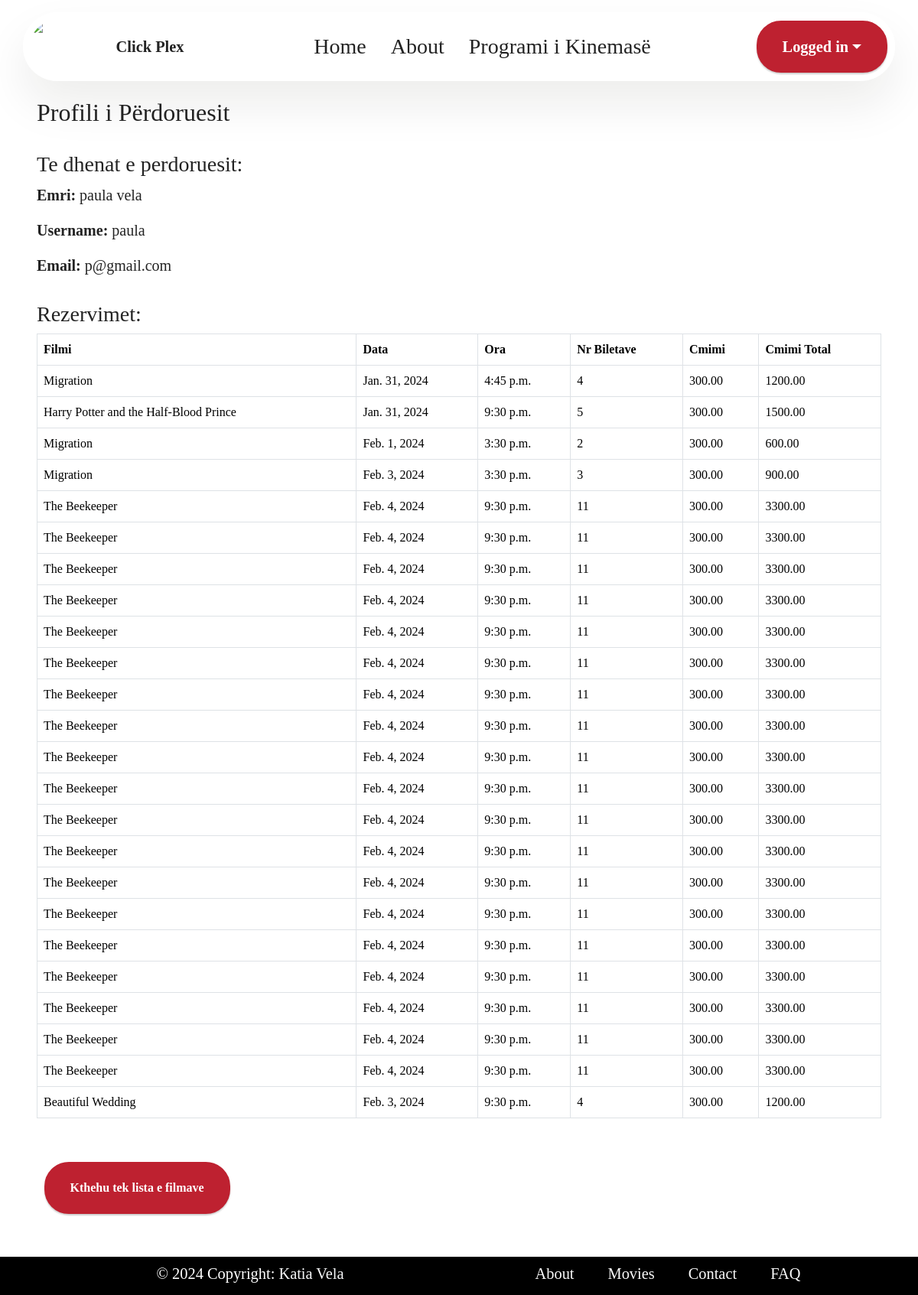
/accounts/profile/ (signed in), run on the app's committed database.
### App/models.py (models this page shows, shortened)
class Reservation(models.Model):
    user = models.ForeignKey(User, on_delete=models.CASCADE)
    showing = models.ForeignKey(Showing, on_delete=models.CASCADE)
    number_of_tickets = models.IntegerField()
    reservation_date = models.DateTimeField(auto_now_add=True)

class Showing(models.Model):
    movie = models.ForeignKey(Movie, on_delete=models.CASCADE)
    cinema = models.ForeignKey(Cinema, on_delete=models.CASCADE)
    hall = models.ForeignKey(Hall, on_delete=models.CASCADE)
    date = models.DateField()
    time = models.TimeField()
    ticket_price = models.DecimalField(max_digits=8, decimal_places=2, default=300.00)

class Movie(models.Model):
    title = models.CharField(max_length=250)
    director = models.CharField(max_length=100)
    categories = models.ManyToManyField(Category)
    actors = models.ManyToManyField(Actor,related_name='movies')
    description = models.TextField()
    duration = models.IntegerField()
    country_of_origin = models.CharField(max_length=100)
    release_year = models.DateField()
    poster_image = models.ImageField(upload_to="movies/")

### App/views.py (the view)
# urls.py: path('accounts/profile/', profile_view, name='profile'),
@login_required
def profile_view(request):
    user = request.user
    reservations = Reservation.objects.filter(user_id=user.id)
    for reservation in reservations:
        reservation.total_price = reservation.showing.ticket_price * reservation.number_of_tickets
    return render(request, 'profile.html', {'user': user, 'reservations': reservations})

### App/templates/profile.html
{% extends 'base/index.html' %}
{% load static %}
{% block content %}
<section class="cid-u2aXRc00UE container-fluid">
    <div class="container">
        <h2 class="mt-4 mb-4">Profili i Përdoruesit</h2>
        <div class="user-info mb-4">
            <h3>Te dhenat e perdoruesit:</h3>
            <p class="lead"><strong>Emri:</strong> {{ user.first_name }} {{ user.last_name }}</p>
            <p class="lead"><strong>Username:</strong> {{ user.username }}</p>
            <p class="lead"><strong>Email:</strong> {{ user.email }}</p>
        </div>
        <div class="reservations mb-4">
            <h3>Rezervimet:</h3>
            {% if reservations %}
                <div class="table-responsive">
                    <table class="table table-hover  table-bordered ">
                        <thead class="thead-dark">
                            <tr>
                                <th scope="col">Filmi</th>
                                <th scope="col">Data</th>
                                <th scope="col">Ora</th>
                                <th scope="col">Nr Biletave</th>
                                <th scope="col">Cmimi</th>
                                <th scope="col">Cmimi Total</th>
                            </tr>
                        </thead>
                        <tbody>
                            {% for reservation in reservations %}
                                <tr>
                                    <td>{{ reservation.showing.movie.title }}</td>
                                    <td>{{ reservation.showing.date }}</td>
                                    <td>{{ reservation.showing.time }}</td>
                                    <td>{{ reservation.number_of_tickets }}</td>
                                    <td>{{ reservation.showing.ticket_price }}</td>
                                    <td>{{ reservation.total_price }}</td>
                                </tr>
                            {% endfor %}
                        </tbody>
                    </table>
                </div>
            {% else %}
                <p class="lead">Nuk ka rezervime.</p>
            {% endif %}
        </div>
        <a href="{% url 'movie_list' %}" class="btn btn-danger rounded-5">Kthehu tek lista e filmave</a>
    </div>
</section>
{% endblock %}

### App/static/css/style1.css (style rules this page uses)
section { background-color: #ffffff; }
body { font-style: normal; line-height: 1.5; font-weight: 400; color: #232323; position: relative; }
section, .container, .container-fluid { position: relative; word-wrap: break-word; }
a { font-style: normal; font-weight: 400; cursor: pointer; }
a, a:hover { text-decoration: none; }
h1, h2, h3, h4, h5, h6, .display-1, .display-2, .display-4, .display-5, .display-7, span, p, a { word-break: break-word; word-wrap: break-word; font-weight: 400; }
b, strong { font-weight: bold; }
section { background-position: 50% 50%; background-repeat: no-repeat; background-size: cover; }
.btn { font-weight: 600; border-width: 1px; font-style: normal; margin: 0.6rem 0.6rem; white-space: normal; transition: all 0.2s ease-in-out; display: inline-flex; align-items: center; justify-content: center; word-break: break-word; }
html, body { height: auto; min-height: 100vh; }
.mt-4 { margin-top: 2rem !important; }
.mb-4 { margin-bottom: 2rem !important; }
.container, .container-fluid { padding-left: 16px; padding-right: 16px; }
@media (min-width: 992px) { .container-fluid { padding-left: 32px; padding-right: 32px; } }

### App/static/css/additional.css (style rules this page uses)
.btn { border-width: 2px; }
body { font-family: var(--display1-font, 'Inter Tight'); background: color-mix(in srgb, var(--dominant-color, #0f1305) 10%, transparent); }
.btn { padding: 1.25rem 2rem; border-radius: 4px; }
.btn-danger, .btn-danger:active { background-color: var(--danger-color, #ffea64) !important; border-color: var(--danger-color, #ffea64) !important; color: var(--danger-text, #645600) !important; box-shadow: 0 2px 2px 0 rgba(0, 0, 0, 0.2); }
a, a:hover { color: var(--primary-color, #9fe870); }
body { overflow-x: hidden; }
a { transition: color 0.6s; }

### App/templates/base/index.html (style rules this page uses)
:root { --background: #EAEAEC; --dominant-color: #2B2D42; --primary-color: #EF233C; --secondary-color: #8D99AE; --success-color: #23BC75; --danger-color: #BE2130; --warning-color: #DFA700; --info-color: #0BB2D4; --background-text: #000000; --dominant-text: #FFFFFF; --primary-text: #FFFFFF; --secondary-text: #000000; --success-text: #FFFFFF; --danger-text: #FFFFFF; --warning-text: #000000; --info-text: #FFFFFF; }
.cid-u2aXRc00UE { padding-top: 6rem; padding-bottom: 6rem; background-color: #ffffff; }

### data on the page
Reservation: showing.movie "Migration", showing "Jan. 31, 2024", showing.time "4:45 p.m.", number_of_tickets "4", showing.ticket_price "300.00", total_price "1200.00"
Reservation: showing.movie "Harry Potter and the Half-Blood Prince", showing "Jan. 31, 2024", showing.time "9:30 p.m.", number_of_tickets "5", showing.ticket_price "300.00", total_price "1500.00"
Reservation: showing.movie "Migration", showing "Feb. 1, 2024", showing.time "3:30 p.m.", number_of_tickets "2", showing.ticket_price "300.00", total_price "600.00"
Reservation: showing.movie "Migration", showing "Feb. 3, 2024", showing.time "3:30 p.m.", number_of_tickets "3", showing.ticket_price "300.00", total_price "900.00"
Reservation: showing.movie "The Beekeeper", showing "Feb. 4, 2024", showing.time "9:30 p.m.", number_of_tickets "11", showing.ticket_price "300.00", total_price "3300.00"
Reservation: showing.movie "The Beekeeper", showing "Feb. 4, 2024", showing.time "9:30 p.m.", number_of_tickets "11", showing.ticket_price "300.00", total_price "3300.00"
Reservation: showing.movie "The Beekeeper", showing "Feb. 4, 2024", showing.time "9:30 p.m.", number_of_tickets "11", showing.ticket_price "300.00", total_price "3300.00"
Reservation: showing.movie "The Beekeeper", showing "Feb. 4, 2024", showing.time "9:30 p.m.", number_of_tickets "11", showing.ticket_price "300.00", total_price "3300.00"
Reservation: showing.movie "The Beekeeper", showing "Feb. 4, 2024", showing.time "9:30 p.m.", number_of_tickets "11", showing.ticket_price "300.00", total_price "3300.00"
Reservation: showing.movie "The Beekeeper", showing "Feb. 4, 2024", showing.time "9:30 p.m.", number_of_tickets "11", showing.ticket_price "300.00", total_price "3300.00"
Reservation: showing.movie "The Beekeeper", showing "Feb. 4, 2024", showing.time "9:30 p.m.", number_of_tickets "11", showing.ticket_price "300.00", total_price "3300.00"
Reservation: showing.movie "The Beekeeper", showing "Feb. 4, 2024", showing.time "9:30 p.m.", number_of_tickets "11", showing.ticket_price "300.00", total_price "3300.00"
Reservation: showing.movie "The Beekeeper", showing "Feb. 4, 2024", showing.time "9:30 p.m.", number_of_tickets "11", showing.ticket_price "300.00", total_price "3300.00"
Reservation: showing.movie "The Beekeeper", showing "Feb. 4, 2024", showing.time "9:30 p.m.", number_of_tickets "11", showing.ticket_price "300.00", total_price "3300.00"
Reservation: showing.movie "The Beekeeper", showing "Feb. 4, 2024", showing.time "9:30 p.m.", number_of_tickets "11", showing.ticket_price "300.00", total_price "3300.00"
Reservation: showing.movie "The Beekeeper", showing "Feb. 4, 2024", showing.time "9:30 p.m.", number_of_tickets "11", showing.ticket_price "300.00", total_price "3300.00"
Reservation: showing.movie "The Beekeeper", showing "Feb. 4, 2024", showing.time "9:30 p.m.", number_of_tickets "11", showing.ticket_price "300.00", total_price "3300.00"
Reservation: showing.movie "The Beekeeper", showing "Feb. 4, 2024", showing.time "9:30 p.m.", number_of_tickets "11", showing.ticket_price "300.00", total_price "3300.00"
Reservation: showing.movie "The Beekeeper", showing "Feb. 4, 2024", showing.time "9:30 p.m.", number_of_tickets "11", showing.ticket_price "300.00", total_price "3300.00"
Reservation: showing.movie "The Beekeeper", showing "Feb. 4, 2024", showing.time "9:30 p.m.", number_of_tickets "11", showing.ticket_price "300.00", total_price "3300.00"
Reservation: showing.movie "The Beekeeper", showing "Feb. 4, 2024", showing.time "9:30 p.m.", number_of_tickets "11", showing.ticket_price "300.00", total_price "3300.00"
Reservation: showing.movie "The Beekeeper", showing "Feb. 4, 2024", showing.time "9:30 p.m.", number_of_tickets "11", showing.ticket_price "300.00", total_price "3300.00"
Reservation: showing.movie "The Beekeeper", showing "Feb. 4, 2024", showing.time "9:30 p.m.", number_of_tickets "11", showing.ticket_price "300.00", total_price "3300.00"
Reservation: showing.movie "Beautiful Wedding", showing "Feb. 3, 2024", showing.time "9:30 p.m.", number_of_tickets "4", showing.ticket_price "300.00", total_price "1200.00"

### other printed values
{{ user.first_name }} "paula"
{{ user.last_name }} "vela"
{{ user.username }} "paula"
{{ user.email }} "p@gmail.com"
